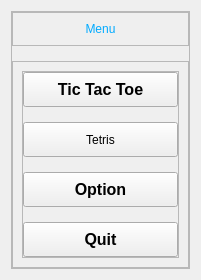
         <widget class="QWidget" name="menuView">
          <layout class="QVBoxLayout" name="verticalLayout_7">
           <item alignment="Qt::AlignVCenter">
            <widget class="QFrame" name="frame">
             <property name="frameShape">
              <enum>QFrame::StyledPanel</enum>
             </property>
             <property name="frameShadow">
              <enum>QFrame::Raised</enum>
             </property>
             <layout class="QVBoxLayout" name="verticalLayout_9">
              <property name="spacing">
               <number>15</number>
              </property>
              <property name="leftMargin">
               <number>0</number>
              </property>
              <property name="topMargin">
               <number>0</number>
              </property>
              <property name="rightMargin">
               <number>0</number>
              </property>
              <property name="bottomMargin">
               <number>0</number>
              </property>
              <item alignment="Qt::AlignTop">
               <widget class="QFrame" name="frame_2">
                <property name="frameShape">
                 <enum>QFrame::StyledPanel</enum>
                </property>
                <property name="frameShadow">
                 <enum>QFrame::Raised</enum>
                </property>
                <layout class="QVBoxLayout" name="verticalLayout_10">
                 <item alignment="Qt::AlignTop">
                  <widget class="QLabel" name="label_2">
                   <property name="styleSheet">
                    <string notr="true">font: 32pt &quot;PhrasticMedium&quot;;
color: rgb(0, 170, 255)</string>
                   </property>
                   <property name="text">
                    <string>Menu</string>
                   </property>
                   <property name="alignment">
                    <set>Qt::AlignCenter</set>
                   </property>
                  </widget>
                 </item>
                </layout>
               </widget>
              </item>
              <item alignment="Qt::AlignHCenter|Qt::AlignTop">
               <widget class="QFrame" name="frame_4">
                <property name="sizePolicy">
                 <sizepolicy hsizetype="Preferred" vsizetype="Expanding">
                  <horstretch>0</horstretch>
                  <verstretch>0</verstretch>
                 </sizepolicy>
                </property>
                <property name="frameShape">
                 <enum>QFrame::StyledPanel</enum>
                </property>
                <property name="frameShadow">
                 <enum>QFrame::Raised</enum>
                </property>
                <layout class="QVBoxLayout" name="verticalLayout_12">
                 <item>
                  <widget class="QFrame" name="menuBtnFrame">
                   <property name="sizePolicy">
                    <sizepolicy hsizetype="Preferred" vsizetype="Expanding">
                     <horstretch>0</horstretch>
                     <verstretch>0</verstretch>
                    </sizepolicy>
                   </property>
                   <property name="frameShape">
                    <enum>QFrame::StyledPanel</enum>
                   </property>
                   <property name="frameShadow">
                    <enum>QFrame::Raised</enum>
                   </property>
                   <layout class="QVBoxLayout" name="verticalLayout_11">
                    <property name="spacing">
                     <number>15</number>
                    </property>
                    <property name="leftMargin">
                     <number>0</number>
                    </property>
                    <property name="topMargin">
                     <number>0</number>
                    </property>
                    <property name="rightMargin">
                     <number>0</number>
                    </property>
                    <property name="bottomMargin">
                     <number>0</number>
                    </property>
                    <item alignment="Qt::AlignVCenter">
                     <widget class="QPushButton" name="menuNewGameBtn">
                      <property name="minimumSize">
                       <size>
                        <width>155</width>
                        <height>35</height>
                       </size>
                      </property>
                      <property name="font">
                       <font>
                        <pointsize>12</pointsize>
                        <bold>true</bold>
                       </font>
                      </property>
                      <property name="text">
                       <string>Tic Tac Toe</string>
                      </property>
                     </widget>
                    </item>
                    <item>
                     <widget class="QPushButton" name="menuTetBtn">
                      <property name="minimumSize">
                       <size>
                        <width>155</width>
                        <height>35</height>
                       </size>
                      </property>
                      <property name="text">
                       <string>Tetris</string>
                      </property>
                     </widget>
                    </item>
                    <item alignment="Qt::AlignVCenter">
                     <widget class="QPushButton" name="menuoptionBtn">
                      <property name="minimumSize">
                       <size>
                        <width>155</width>
                        <height>35</height>
                       </size>
                      </property>
                      <property name="font">
                       <font>
                        <pointsize>12</pointsize>
                        <bold>true</bold>
                       </font>
                      </property>
                      <property name="text">
                       <string>Option</string>
                      </property>
                     </widget>
                    </item>
                    <item alignment="Qt::AlignVCenter">
                     <widget class="QPushButton" name="menuExitBtn">
                      <property name="minimumSize">
                       <size>
                        <width>155</width>
                        <height>35</height>
                       </size>
                      </property>
                      <property name="font">
                       <font>
                        <pointsize>12</pointsize>
                        <bold>true</bold>
                       </font>
                      </property>
                      <property name="text">
                       <string>Quit</string>
                      </property>
                     </widget>
                    </item>
                   </layout>
                  </widget>
                 </item>
                </layout>
               </widget>
              </item>
             </layout>
            </widget>
           </item>
          </layout>
         </widget>
